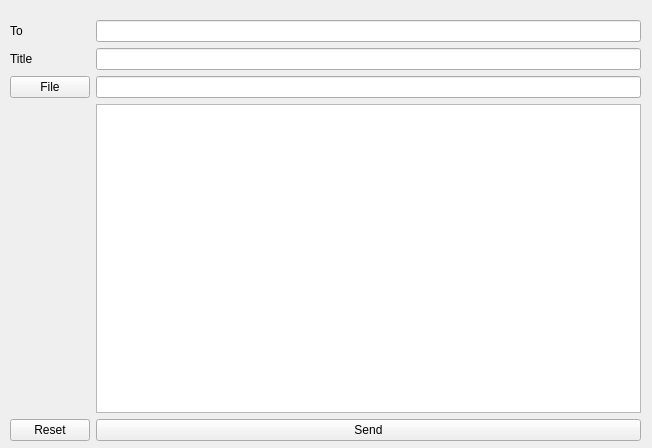
<?xml version="1.0" encoding="UTF-8"?>
<ui version="4.0">
 <class>Form</class>
 <widget class="QWidget" name="Form">
  <property name="geometry">
   <rect>
    <x>0</x>
    <y>0</y>
    <width>652</width>
    <height>448</height>
   </rect>
  </property>
  <property name="windowTitle">
   <string>Form</string>
  </property>
  <widget class="QWidget" name="gridLayoutWidget">
   <property name="geometry">
    <rect>
     <x>10</x>
     <y>20</y>
     <width>631</width>
     <height>421</height>
    </rect>
   </property>
   <layout class="QGridLayout" name="gridLayout">
    <item row="2" column="1">
     <widget class="QLineEdit" name="txtAtt"/>
    </item>
    <item row="1" column="1">
     <widget class="QLineEdit" name="txtTitle"/>
    </item>
    <item row="0" column="1">
     <widget class="QLineEdit" name="txtTo"/>
    </item>
    <item row="1" column="0">
     <widget class="QLabel" name="label">
      <property name="text">
       <string>Title</string>
      </property>
     </widget>
    </item>
    <item row="0" column="0">
     <widget class="QLabel" name="label_2">
      <property name="text">
       <string>To</string>
      </property>
     </widget>
    </item>
    <item row="2" column="0">
     <widget class="QPushButton" name="btnAtt">
      <property name="text">
       <string>File</string>
      </property>
     </widget>
    </item>
    <item row="3" column="1">
     <widget class="QTextEdit" name="txtCont"/>
    </item>
    <item row="4" column="1">
     <widget class="QPushButton" name="btnSend">
      <property name="text">
       <string>Send</string>
      </property>
     </widget>
    </item>
    <item row="4" column="0">
     <widget class="QPushButton" name="btnReset">
      <property name="text">
       <string>Reset</string>
      </property>
     </widget>
    </item>
   </layout>
  </widget>
 </widget>
 <resources/>
 <connections/>
</ui>
